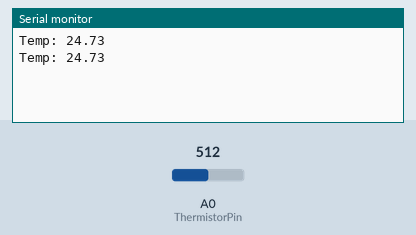
Simulated run of this sketch. Board: Arduino Uno, built with avr-gcc and run on an emulated ATmega328P. Parts: the last lines printed to the serial monitor. Inputs (shaded band) come from the test bench; at power-on: A0 (ThermistorPin) = 512.

Above: at 1.8 s.
1.9 s: A0 (ThermistorPin) set to 716
At 2.8 s:
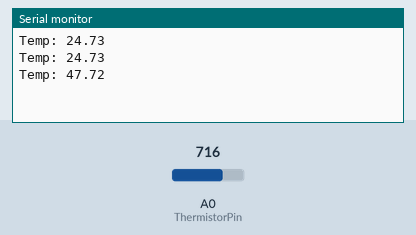
3.4 s: A0 (ThermistorPin) set to 900
At 4.8 s:
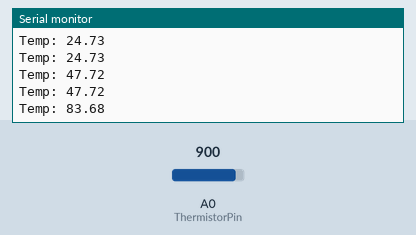
Timing chart, 0 to 6.4 s (numbered marks = the images above; inputs shaded):
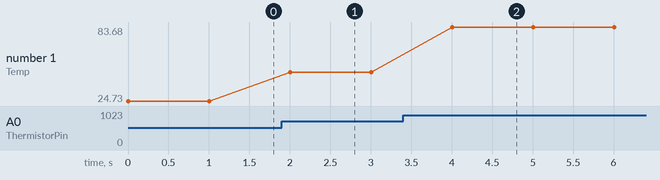

The sketch:

temp_test.ino
```cpp
#include <avr/io.h>
#include <avr/pgmspace.h>
#include <stdio.h>
#include <string.h>
#include <math.h>

int ThermistorPin = 0;

float senseTemp(void) {
	int Vo;
	float R1 = 10000;
	float logR2, R2, T, Tc;
	float c1 = 1.009249522e-03, c2 = 2.378405444e-04, c3 = 2.019202697e-07;

	Vo = analogRead(ThermistorPin);
	R2 = R1 * (1023.0 / (float)Vo - 1.0);
	logR2 = log(R2);
	T = (1.0 / (c1 + c2*logR2 + c3*logR2*logR2*logR2));
	Tc = T - 273.15;
	return Tc;
}

void setup() {
	Serial.begin(115200);
}

void loop() {
	Serial.print("Temp: ");
	Serial.println(senseTemp());
	delay(1000);
}
```

Measured:
- after the input at 1.9 s, the serial monitor: prints a new line after 0.10 s (image 1)
- after the input at 3.4 s, the serial monitor: prints a new line after 0.60 s (image 2)
- plotted number 1: 24.73 → 47.72 after the input at 1.9 s, 47.72 → 83.68 after the input at 3.4 s
